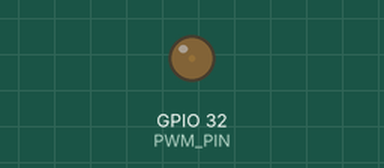
Bench run of a sketch on a simulated ESP32. Parts: output pins drawn as LEDs (lit = HIGH).

Above: at 0.05 s.
At 1.15 s:
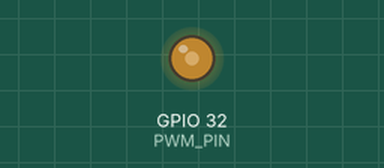
At 2.3 s:
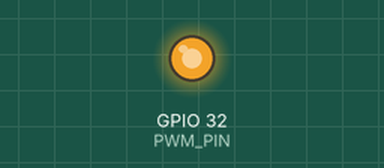
At 4.6 s:
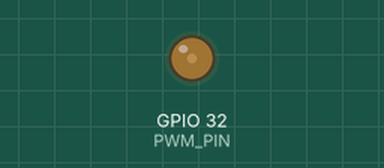
Timing chart, 0 to 6.7 s (numbered marks = the images above):
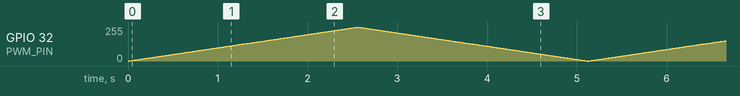

The sketch:

dc_driver_esp32.ino
```cpp
#define PWM_PIN 32 // Chân GPIO sử dụng cho PWM
#define PWM_CHANNEL 0 // Kênh PWM (0 đến 15)
#define PWM_FREQ 1000 // Tần số PWM (5kHz)
#define PWM_RESOLUTION 8 // Độ phân giải PWM (8-bit, từ 0 đến 255)

void setup() {
  // Thiết lập kênh PWM
  ledcSetup(PWM_CHANNEL, PWM_FREQ, PWM_RESOLUTION);

  // Gắn chân GPIO vào kênh PWM
  ledcAttachPin(PWM_PIN, PWM_CHANNEL);
}

void loop() {
  // Tăng dần giá trị PWM từ 0 đến 255
  for (int dutyCycle = 0; dutyCycle <= 255; dutyCycle++) {
    ledcWrite(PWM_CHANNEL, dutyCycle); // Ghi giá trị PWM vào kênh
    delay(10); // Trễ 10ms giữa các giá trị
  }

  // Giảm dần giá trị PWM từ 255 xuống 0
  for (int dutyCycle = 255; dutyCycle >= 0; dutyCycle--) {
    ledcWrite(PWM_CHANNEL, dutyCycle); // Ghi giá trị PWM vào kênh
    delay(10); // Trễ 10ms giữa các giá trị
  }
}
```
